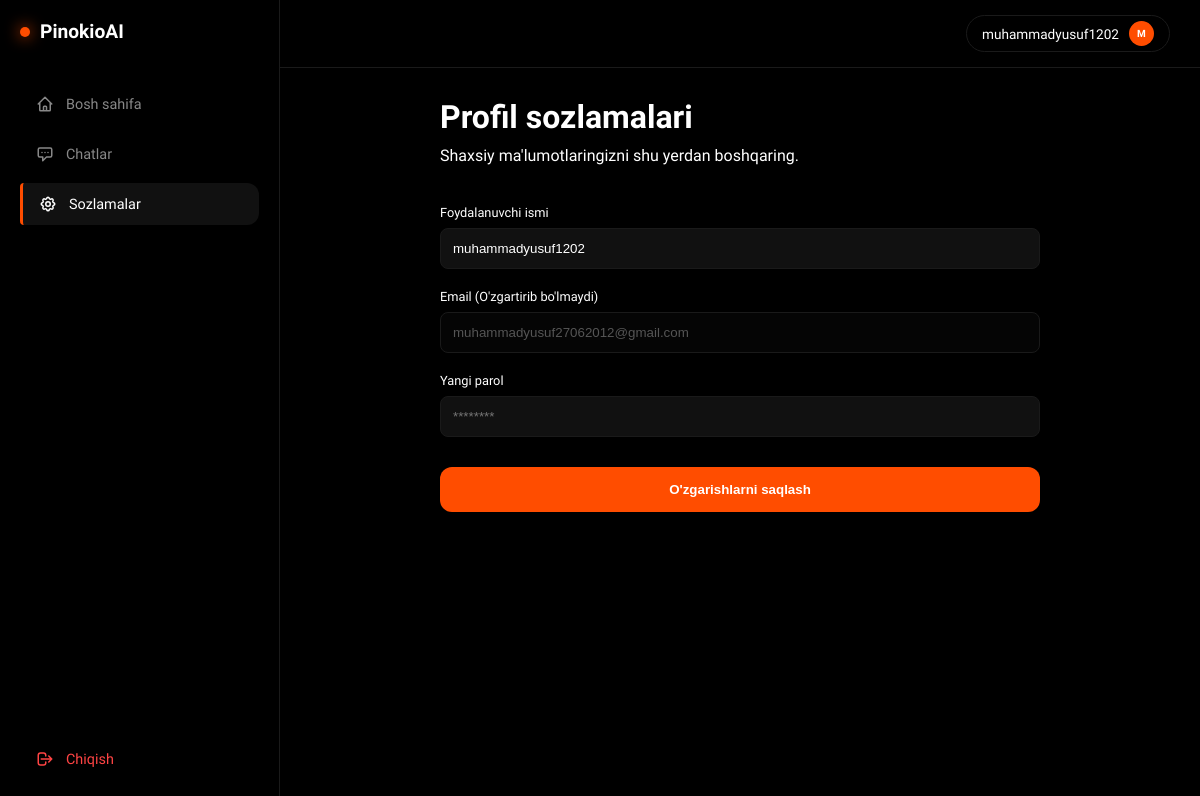
The app's page /settings (signed in) with its own data.
### tables this page shows
CREATE TABLE users (
            id INTEGER PRIMARY KEY AUTOINCREMENT,
            username TEXT UNIQUE NOT NULL,
            email TEXT UNIQUE NOT NULL,
            password TEXT NOT NULL,
            created TIMESTAMP DEFAULT CURRENT_TIMESTAMP
        );

### app.py (the view)
@app.route('/settings')
def settings():
    if 'user_id' not in session:
        return redirect(url_for('login'))
    user = database.get_user_by_id(session['user_id'])
    return render_template('settings.html', user=user)

### database.py (called while the page is built)
def get_conn():
    conn = sqlite3.connect(DB_PATH)
    conn.row_factory = sqlite3.Row
    return conn

def get_user_by_id(user_id):
    conn = get_conn()
    user = conn.execute("SELECT * FROM users WHERE id=?", (user_id,)).fetchone()
    conn.close()
    return dict(user) if user else None

### templates/settings.html
{% extends 'base.html' %}
{% block content %}
<div style="max-width: 600px; margin: 0 auto;">
    <h1 style="font-size: 2rem; margin-bottom: 10px;">Profil sozlamalari</h1>
    <p style="color: var(--text); margin-bottom: 40px;">Shaxsiy ma'lumotlaringizni shu yerdan boshqaring.</p>
    <form action="/settings" method="POST" style="display: flex; flex-direction: column; gap: 20px;">
        <div>
            <label style="display:block; color:var(--text); font-size:0.8rem; margin-bottom:8px;">Foydalanuvchi ismi</label>
            <input type="text" name="username" value="{{ user.username }}" style="width:100%; background:#111; border:1px solid var(--border); padding:12px; border-radius:8px; color:#fff; outline:none;">
        </div>
        <div>
            <label style="display:block; color:var(--text); font-size:0.8rem; margin-bottom:8px;">Email (O'zgartirib bo'lmaydi)</label>
            <input type="email" value="{{ user.email }}" disabled style="width:100%; background:#050505; border:1px solid var(--border); padding:12px; border-radius:8px; color:#555;">
        </div>
        <div>
            <label style="display:block; color:var(--text); font-size:0.8rem; margin-bottom:8px;">Yangi parol</label>
            <input type="password" name="password" placeholder="********" style="width:100%; background:#111; border:1px solid var(--border); padding:12px; border-radius:8px; color:#fff; outline:none;">
        </div>
        <button type="submit" style="background:var(--fire); color:#fff; border:none; padding:15px; border-radius:12px; font-weight:600; cursor:pointer; margin-top:10px;">O'zgarishlarni saqlash</button>
    </form>
</div>
{% endblock %}

### templates/base.html (shortened to what this page needs)
<!DOCTYPE html>
<html lang="uz">
<head>
</head>
<body>
    <aside class="sidebar">
        <a href="/" class="logo"><div class="logo-dot"></div> PinokioAI</a>
        <nav class="nav-menu">
            <a href="/dashboard" class="nav-item {% if request.path == '/dashboard' %}active{% endif %}">
                <svg fill="none" stroke="currentColor" viewBox="0 0 24 24"><path stroke-linecap="round" stroke-linejoin="round" stroke-width="2" d="M3 12l2-2m0 0l7-7 7 7M5 10v10a1 1 0 001 1h3m10-11l2 2m-2-2v10a1 1 0 01-1 1h-3m-6 0a1 1 0 001-1v-4a1 1 0 011-1h2a1 1 0 011 1v4a1 1 0 001 1m-6 0h6"></path></svg>
                Bosh sahifa
            </a>
            <a href="/chat" class="nav-item {% if request.path == '/chat' %}active{% endif %}">
                <svg fill="none" stroke="currentColor" viewBox="0 0 24 24"><path stroke-linecap="round" stroke-linejoin="round" stroke-width="2" d="M8 10h.01M12 10h.01M16 10h.01M9 16H5a2 2 0 01-2-2V6a2 2 0 012-2h14a2 2 0 012 2v8a2 2 0 01-2 2h-5l-5 5v-5z"></path></svg>
                Chatlar
            </a>
            <a href="/settings" class="nav-item {% if request.path == '/settings' %}active{% endif %}">
                Sozlamalar
            </a>
        </nav>
        {% if user %}
        <a href="/logout" class="logout-link">
            <svg style="width:18px;height:18px" fill="none" stroke="currentColor" viewBox="0 0 24 24"><path stroke-linecap="round" stroke-linejoin="round" stroke-width="2" d="M17 16l4-4m0 0l-4-4m4 4H7m6 4v1a3 3 0 01-3 3H6a3 3 0 01-3-3V7a3 3 0 013-3h4a3 3 0 013 3v1"></path></svg>
            Chiqish
        </a>
        {% endif %}
    </aside>
    <div class="main-container">
        <header class="top-header">
            {% if user %}
            <div class="user-pill">
                {{ user.username }}
                <div class="avatar-circle">{{ user.username[0].upper() }}</div>
            </div>
            {% else %}
            <div style="display: flex; gap: 10px;">
                <a href="/login" style="color: var(--text-gray); text-decoration: none; font-size: 0.85rem;">Kirish</a>
                <a href="/register" style="color: var(--fire); text-decoration: none; font-size: 0.85rem; font-weight: bold;">Ro'yxatdan o'tish</a>
            </div>
            {% endif %}
        </header>
        <div class="content-area">
            {% block content %}{% endblock %}
        </div>
    </div>
</body>
</html>

### templates/base.html (style rules this page uses)
:root { --bg: #000; --panel: #0a0a0a; --fire: #ff4d00; --border: #1a1a1a; --text-gray: #888; --text-white: #fff; }
* { margin: 0; padding: 0; box-sizing: border-box; }
body { font-family: 'Sora', sans-serif; background: var(--bg); color: var(--text-white); height: 100vh; display: flex; overflow: hidden; }
.sidebar { width: 280px; border-right: 1px solid var(--border); display: flex; flex-direction: column; padding: 20px; background: var(--bg); }
.logo { font-size: 1.2rem; font-weight: 700; margin-bottom: 40px; display: flex; align-items: center; gap: 10px; color: var(--text-white); text-decoration: none; }
.logo-dot { width: 10px; height: 10px; background: var(--fire); border-radius: 50%; box-shadow: 0 0 15px var(--fire); }
.nav-menu { flex: 1; display: flex; flex-direction: column; gap: 8px; }
.nav-item { display: flex; align-items: center; gap: 12px; padding: 12px 16px; color: var(--text-gray); text-decoration: none; border-radius: 12px; transition: 0.3s; font-size: 0.9rem; }
.nav-item:hover, .nav-item.active { background: #111; color: var(--text-white); }
.nav-item.active { border-left: 3px solid var(--fire); border-radius: 4px 12px 12px 4px; }
.nav-item svg { width: 18px; height: 18px; }
.logout-link { color: #ff4444; text-decoration: none; padding: 12px 16px; font-size: 0.9rem; transition: 0.3s; display: flex; align-items: center; gap: 12px; }
.main-container { flex: 1; display: flex; flex-direction: column; overflow: hidden; }
.top-header { padding: 15px 30px; display: flex; justify-content: flex-end; border-bottom: 1px solid var(--border); background: var(--bg); }
.user-pill { display: flex; align-items: center; gap: 10px; padding: 5px 15px; border: 1px solid var(--border); border-radius: 20px; font-size: 0.85rem; color: var(--text-white); }
.avatar-circle { width: 25px; height: 25px; background: var(--fire); border-radius: 50%; display: flex; align-items: center; justify-content: center; font-size: 10px; font-weight: bold; }
.content-area { flex: 1; overflow-y: auto; padding: 30px; position: relative; }

### records on screen
users: username "muhammadyusuf1202", username "M", email "muhammadyusuf27062012@gmail.com"
